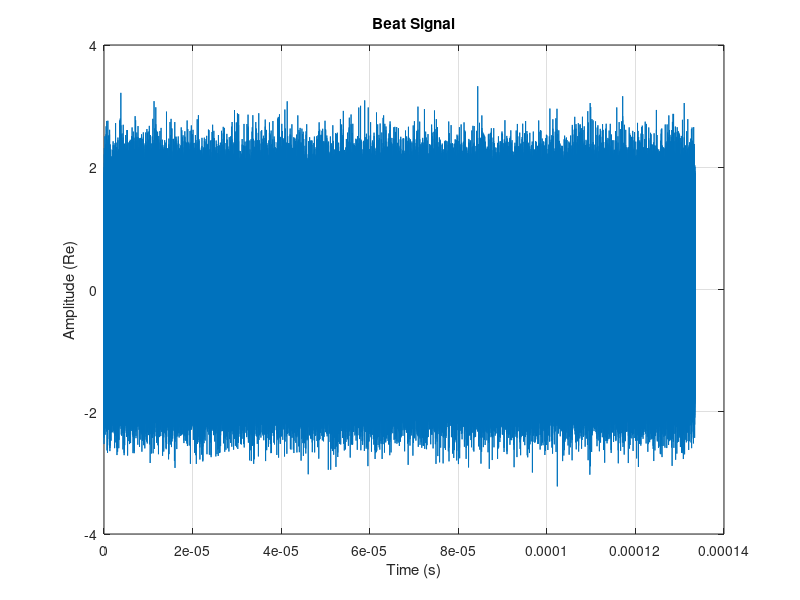

Source code (MATLAB):
clc;
clear;
close all;

% Light speed const in m/s
c = 299792458;
%Carrier frequency (77 GHz - standard for automotive radars)
fc = 77e9; 

% ---- Project requirements -----

max_range = 200; % Maximal range in meters
range_resolution = 0.1; % Minimal distinguishable difference in distance in meters
max_velocity = 150; % Maximal velocity of measured target in km/h

bandwidth_ = c / (2*range_resolution); % Bandwidth of our signal 

T_of_flight = 2*max_range/c; % Time required to signal travel both ways 

% Value below is increased by some factor in order to obtain sufficient
% amount of time to compare it to beat signal
T_sweep = 100 * T_of_flight; % Duration of 1 chirp 

slope = bandwidth_/T_sweep;

% Ploting parameters
disp(['Bandwidth : ', num2str(bandwidth_/1e9), ' GHz']);
disp(['Chirp time (T_sweep): ', num2str(T_sweep*1e6), ' us']);
disp(['Slope: ', num2str(slope/1e12), ' THz/s']);

% ---- Target definition ---- 
target_range = 100; % In meters
target_vel = 80; % In km/h

if target_vel > max_velocity
    error('Target velocity exceeds maximum allowable velocity.');

else
    % ---- Signal definition ----

    fs = 10*bandwidth_; % Sampling frequency
    t = 0: (1/fs) : T_sweep; % Time vector for one chirp
    phase_tx = (2*pi*slope*t.^2)/2; % Phase of one chirp
    signal_tx = exp(1j * phase_tx);
    disp(['Sampling frequency: ', num2str(fs/1e9), ' GHz']);
    % % Diagnostic print
    % figure;
    % plot(t(1:500), real(signal_tx(1:500)));
    % title('Begining of transmition signal (Re)');
    % xlabel('Time (s)');
    % ylabel('Amplittude');
    
    % ---- Signal propagation and echo ----

    tau = (2 * target_range) / c; % This is our signal travel time (round-trip)
    lambda = c / fc; % wavelenght
    f_d = (2 * target_vel * 1000 / 3600) / lambda; % Doppler frequency 
    phase_rx = (2 * pi * slope * (t-tau).^2) / 2; % Reciving signal phase
    doppler_shift_signal = exp(1j * 2 * pi * f_d * t); % Generationg doppler shift signal
    noise = 0.5 * (randn(size(t)) + 1j * randn(size(t))); % Generating complex gausian noise 
    signal_rx = (exp(1j * phase_rx) .* doppler_shift_signal) + noise; %Return signal with noise and phase shift
    disp(['Travel time: ', num2str(tau), ' s']);
    disp(['Doppler freqency: ', num2str(f_d/1e6), ' MHz']);
   % ---- Beat signal ----
   
    beat_signal = signal_rx .* conj(signal_tx);
    figure;
    plot(t, real(beat_signal));
    title('Beat Signal');
    xlabel('Time (s)');
    ylabel('Amplitude (Re)');
    grid on;
end
